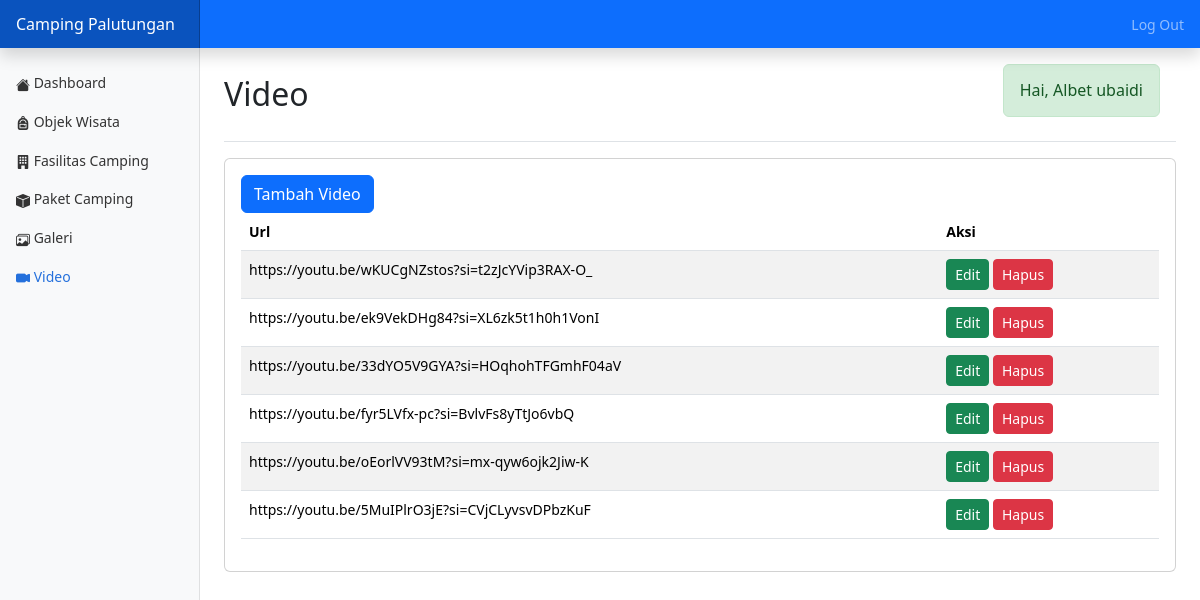
Page /Admin/Video.php (signed in) on the committed database.
### tables this page shows
CREATE TABLE `video` (
  `id` int(11) NOT NULL,
  `url` varchar(255) NOT NULL,
  `created_at` timestamp NOT NULL DEFAULT CURRENT_TIMESTAMP
);

### Admin/Video.php (the view, shortened to what this page needs)
<?php
include "Components/header.php";
?>
<link rel="stylesheet" href="../assets/css/datatables.min.css">
<div class="container-fluid">
    <div class="row">
        <?= include "Components/nav.php" ?>
        <main class="col-md-9 ms-sm-auto col-lg-10 px-md-4">
            <div class="d-flex justify-content-between flex-wrap flex-md-nowrap align-items-center pt-3 pb-2 mb-3 border-bottom">
                <h1 class="h2">Video</h1>
                <?php if (isset($_SESSION['username'])): ?>
                    <div class="nav-item user-greeting alert alert-custom d-flex align-items-center">
                        <h1 class="mb-0">Hai, <?= htmlspecialchars($_SESSION['nama']); ?></h1>
                    </div>
                <?php endif; ?>
            </div>
            <div class="card">
                <div class="card-body">
                    <a href="tambahvideo.php" class="btn btn-primary">Tambah Video</a>
                    <div class="table-responsive">
                        <table class="table table-striped" id="table">
                            <thead>
                                <tr>
                                    <th>Url</th>
                                    <th>Aksi</th>
                                </tr>
                            </thead>
                            <tbody>
                            <?php
                                $conn = include "../koneksi.php";
                                $query = "SELECT * FROM video";
                                $reuslt = mysqli_query($conn, $query);
                                while ($data = mysqli_fetch_array($reuslt, MYSQLI_ASSOC)) {
                                ?>
                                <tr>
                                    <td><?= $data['url'] ?></td>
                                    <td>
                                        <div class="col-auto">
                                            <form action="Controllers/hapus.php" method="post">
                                                <a href="editvideo.php?id=<?=base64_encode($data['id'])?>" class="btn btn-success btn-sm">Edit</a>
                                                <button class="btn btn-danger btn-sm" onclick="return confirm('Yakin akan menghapus data ini?')">Hapus</button>
                                            </form>
                                        </div>
                                    </td>
                                </tr>
                                <?php } ?>
                            </tbody>
                        </table>
                    </div>
                </div>
            </div>
        </main>
    </div>
</div>
</body>
</html>

### Public/css/dashboard.css (style rules this page uses)
body { font-size: .875rem; }

### Admin/Components/header.php (style rules this page uses)
.user-greeting { margin-right: 1rem; overflow: hidden; white-space: nowrap; position: relative; }
.user-greeting h1 { font-size: 1rem; margin: 0; animation: marquee 10s linear infinite; display: inline-block; }
.alert-custom { background-color: #d4edda; color: #155724; border-color: #c3e6cb; }

### rows in the picture
video: url "https://youtu.be/wKUCgNZstos?si=t2zJcYVip3RAX-O_"
video: url "https://youtu.be/ek9VekDHg84?si=XL6zk5t1h0h1VonI"
video: url "https://youtu.be/33dYO5V9GYA?si=HOqhohTFGmhF04aV"
video: url "https://youtu.be/fyr5LVfx-pc?si=BvlvFs8yTtJo6vbQ"
video: url "https://youtu.be/oEorlVV93tM?si=mx-qyw6ojk2Jiw-K"
video: url "https://youtu.be/5MuIPlrO3jE?si=CVjCLyvsvDPbzKuF"

### other values in the picture
$_SESSION['nama'] "Albet ubaidi"
